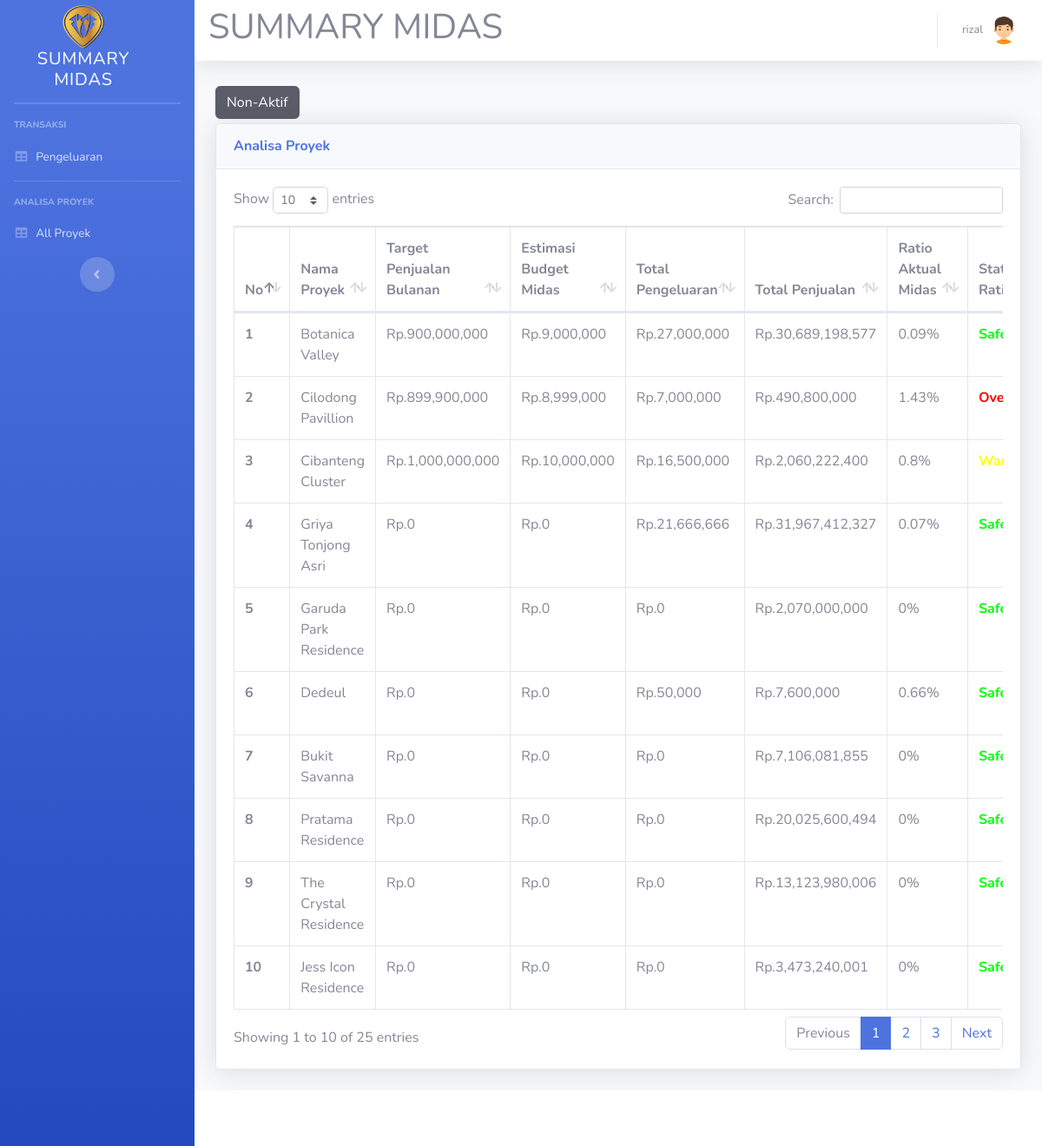
The page /analisa1.php (signed in) on the database its author committed.
### tables this page shows
CREATE TABLE `proyek` (
  `idproyek` int(3) NOT NULL,
  `nama_proyek` varchar(45) NOT NULL,
  `alamat` text NOT NULL,
  `status` enum('aktif','non-aktif') NOT NULL,
  `kota` varchar(30) DEFAULT NULL,
  `developer` varchar(40) NOT NULL,
  `lokasi` text,
  `referrall` varchar(45) NOT NULL,
  `pimpro` varchar(25) NOT NULL,
  `target_penjualan_bulanan` double NOT NULL,
  `jenis_pks` enum('Inden','Ready') NOT NULL DEFAULT 'Inden',
  `target_perbulan` int(3) DEFAULT NULL,
  `siteplan` varchar(255) DEFAULT NULL,
  `sertifikat` varchar(255) DEFAULT NULL,
  `PBB` varchar(255) DEFAULT NULL,
  `MOU` varchar(255) DEFAULT NULL,
  `MOU_startDate` varchar(20) DEFAULT NULL,
  `MOU_ExpDate` varchar(20) DEFAULT NULL,
  `cloudia` text,
  `persentase` char(4) DEFAULT '0.8',
  `globkomisi` float DEFAULT '0.07',
  `netkomisi` char(4) DEFAULT '0.7',
  `is_active` tinyint(1) NOT NULL DEFAULT '1',
  `nonzone` tinyint(1) NOT NULL DEFAULT '0'
);

### analisa1.php (the view, shortened to what this page needs)
<!DOCTYPE html>
<html lang="en">
<head>
  <link href="vendor/fontawesome-free/css/all.min.css" rel="stylesheet" type="text/css">
  <link href="css/sb-admin-2.min.css" rel="stylesheet">
  <link href="vendor/datatables/dataTables.bootstrap4.min.css" rel="stylesheet">
</head>
<body id="page-top">
<?php require 'koneksi.php'; ?>
<?php require 'sidebar1.php'; ?>
      <div id="content">
<?php require 'navbar.php'; ?>
        <div class="container-fluid">
        <div class="d-sm-flex align-items-center justify-content-between ">
        <a href="proyek-non-aktif1.php"type="button" style="margin:5px 5px 5px 0px "class="btn btn-dark btn-md">Non-Aktif </i></a>
        </div>
          <div class="card shadow mb-4">
            <div class="card-header py-3">
              <h6 class="m-0 font-weight-bold text-primary">Analisa Proyek</h6>
            </div>
            <div class="card-body">
              <div class="table-responsive">
                <table class="table table-bordered" id="dataTable" width="100%" cellspacing="0">
                  <thead>
                    <tr>
                      <th>No</th>
                      <th>Nama Proyek</th>
                      <th>Target Penjualan Bulanan</th>
                      <th>Estimasi Budget Midas</th>
                      <th>Total Pengeluaran</th>
                      <th>Total Penjualan</th>
                      <th>Ratio Aktual Midas</th>
                      <th>Status Ratio</th>
                    </tr>
                  </thead>
                  <tbody>
				  <?php
$query = mysqli_query($koneksi,"SELECT proyek.idproyek ,proyek.target_penjualan_bulanan, proyek.nama_proyek, proyek.status, SUM(penjualan.booking_fee) AS booking_fee, SUM(penjualan.harga_net) AS harga_net, jumlahp, jumlah_online, jumlah_offline, jumlah_op
FROM proyek
LEFT JOIN penjualan ON proyek.idproyek=penjualan.idproyek
LEFT JOIN
(SELECT proyek.idproyek, SUM(pengeluaran.jumlah) AS jumlahp, SUM(IF(jenis='operasional', jumlah, 0)) AS jumlah_op , SUM(IF(jenis='online', jumlah, 0)) AS jumlah_online, SUM(IF(jenis='offline', jumlah, 0)) AS jumlah_offline
FROM proyek, pengeluaran
WHERE proyek.idproyek=pengeluaran.idproyek
GROUP BY pengeluaran.idproyek ASC) AS pengeluaran
ON proyek.idproyek=pengeluaran.idproyek where is_active='1' AND nonzone='0'
GROUP BY proyek.idproyek ASC");
$no = 1;
while ($data = mysqli_fetch_assoc($query))
{
  $budgetmidas = $data['target_penjualan_bulanan'] * 0.01;
  $pengeluaran = $data['jumlahp'] ;
  $pendapatan = ($data['booking_fee'] + $data['harga_net']) * 0.8;
  $budgetonline = $budgetmidas * 0.9 ;
  $budgetoffline = $budgetmidas * 0.1 ;
  $data['budgetmidas'] =  $budgetmidas;
  $data['budgetonline'] =  $budgetonline;
  $data['budgetoffline'] =  $budgetoffline;
  if ($pendapatan== 0) {
    $ratio_midas = 0;
  } else {
    $ratio_midas = ($pengeluaran/$pendapatan)*100   ;
  }
$nilai =round($ratio_midas, 2);
if($nilai < 0.75)
{
   $hasil = "<font color='#00ff00'><b>Safe</b></font>";
}
elseif(($nilai > 0.74) AND ($nilai < 1 ))
{
	$hasil = "<font color='#ffff00' ><b>Warning</b></font>";
}
elseif($nilai > 1)
{
	$hasil = "<font color='red'><b>Over</b></font>";
}
else
{
	$hasil ="-";
}
?>
                      <tr>
                      <th scope="row"><?= $no;?></th>
                      <td><?=$data['nama_proyek']?></td>
                      <td>Rp.<?=number_format($data['target_penjualan_bulanan']);?></td>
                      <td>Rp.<?=number_format($budgetmidas);?></td>
                      <td>Rp.<?=number_format($pengeluaran);?></td>
                      <td>Rp.<?=number_format($pendapatan);?></td>
                      <td><?=round($ratio_midas, 2)?>%</td>
                      <td><?=($hasil)?></td>
<?php
$no++;
?>
</div>
</div>
</div>
</div>
<?php
}
?>
<?php require 'footer.php'?>
</body>
</html>

### sidebar1.php (shortened to what this page needs)
  <div id="wrapper">
    <ul class="navbar-nav bg-gradient-primary sidebar sidebar-dark accordion" id="accordionSidebar">
      <a class="sidebar-brand d-flex align-items-center justify-content-center" href="index.php">
        <div class="sidebar-brand-icon"><br><br><br>
          <img src="logo.png" height="50px" width="50x">
          <h5> Summary midas</h5><br>
        </div>
      </a>
<br>
<br>
      <hr class="sidebar-divider my-0">
      <hr class="sidebar-divider">
      <div class="sidebar-heading ">
        Transaksi
      </div>
      <li class="nav-item">
        <a class="nav-link collapsed" href="pengeluaran-user.php" >
          <i class="fas fa-fw fa-table"></i>
          <span>Pengeluaran</span>
        </a>
      </li>
      <hr class="sidebar-divider">
      <div class="sidebar-heading">
        Analisa Proyek
      </div>
      <li class="nav-item">
        <a class="nav-link collapsed" href="analisa1.php">
        <i class="fas fa-fw fa-table"></i>
          <span>All Proyek</span>
        </a>
      </li>
      <div class="text-center d-none d-md-inline">
        <button class="rounded-circle border-0" id="sidebarToggle"></button>
      </div>
    </ul>
    <div id="content-wrapper" class="d-flex flex-column">

### navbar.php (shortened to what this page needs)
        <nav class="navbar navbar-expand navbar-light bg-white topbar mb-4 static-top shadow">
		<h1> SUMMARY MIDAS</h1>
<?php require 'user.php'; ?>
        </nav>

### user.php (shortened to what this page needs)
<ul class="navbar-nav ml-auto">
  <li class="nav-item dropdown no-arrow">
    <a class="nav-link dropdown-toggle" href="#" id="userDropdown" role="button" data-toggle="dropdown" aria-haspopup="true" aria-expanded="false">
      <span class="mr-2 d-none d-lg-inline text-gray-600 small"><?=$_SESSION['nama']?></span>
      <img class="img-profile rounded-circle" src="img/boy(2).png">
    </a>
  </li>
</ul>

### footer.php
<footer class="sticky-footer bg-white">
</footer>

### rows shown on the page
proyek: nama_proyek "Botanica Valley", target_penjualan_bulanan "900,000,000", target_penjualan_bulanan "9,000,000", pengeluaran "27,000,000", pendapatan "30,689,198,577", ratio_midas "0.09", shows "Safe"
proyek: nama_proyek "Cilodong Pavillion", target_penjualan_bulanan "899,900,000", target_penjualan_bulanan "8,999,000", pengeluaran "7,000,000", pendapatan "490,800,000", ratio_midas "1.43", shows "Over"
proyek: nama_proyek "Cibanteng Cluster", target_penjualan_bulanan "1,000,000,000", target_penjualan_bulanan "10,000,000", pengeluaran "16,500,000", pendapatan "2,060,222,400", ratio_midas "0.8", shows "Warning"
proyek: nama_proyek "Griya Tonjong Asri", target_penjualan_bulanan "0", pengeluaran "21,666,666", pendapatan "31,967,412,327", ratio_midas "0.07", shows "Safe"
proyek: nama_proyek "Garuda Park Residence", target_penjualan_bulanan "0", pengeluaran "0", pendapatan "2,070,000,000", ratio_midas "0", shows "Safe"
proyek: nama_proyek "Dedeul", target_penjualan_bulanan "0", pengeluaran "50,000", pendapatan "7,600,000", ratio_midas "0.66", shows "Safe"
proyek: nama_proyek "Bukit Savanna", target_penjualan_bulanan "0", pengeluaran "0", pendapatan "7,106,081,855", ratio_midas "0", shows "Safe"
proyek: nama_proyek "Pratama Residence", target_penjualan_bulanan "0", pengeluaran "0", pendapatan "20,025,600,494", ratio_midas "0", shows "Safe"
proyek: nama_proyek "The Crystal Residence", target_penjualan_bulanan "0", pengeluaran "0", pendapatan "13,123,980,006", ratio_midas "0", shows "Safe"
proyek: nama_proyek "Jess Icon Residence", target_penjualan_bulanan "0", pengeluaran "0", pendapatan "3,473,240,001", ratio_midas "0", shows "Safe"

### other values the page prints
$_SESSION['nama'] "rizal"
